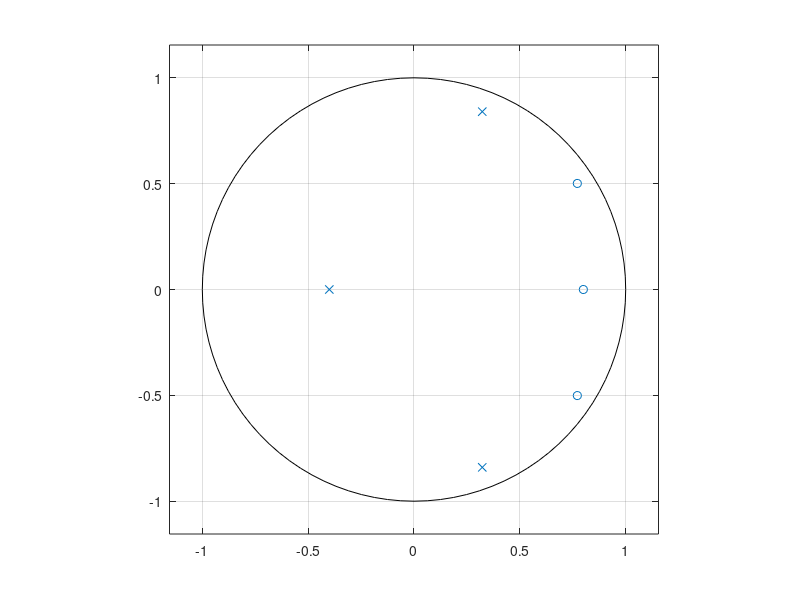

MATLAB code for this plot: (Note: this script raises an error after producing the figure.)
clc

% zero = [z0(indx4) z1(indx5)*(cos(pi*thz(indx6)/180)+1i*sin(pi*thz(indx6)/180)) z1(indx5)*(cos(pi*thz(indx6)/180)-1i*sin(pi*thz(indx6)/180))];
% pole = [p0(indx1) p1(indx2)*(cos(pi*thp(indx3)/180)+1i*sin(pi*thp(indx3)/180)) p1(indx2)*(cos(pi*thp(indx3)/180)-1i*sin(pi*thp(indx3)/180))];

z0 = 0.8
z1 = 0.92
thz = 33

p0=-0.4
p1=0.9
thp=69

zero = [z0 z1*(cos(pi*thz/180)+1i*sin(pi*thz/180)) z1*(cos(pi*thz/180)-1i*sin(pi*thz/180))];
pole = [p0 p1*(cos(pi*thp/180)+1i*sin(pi*thp/180)) p1*(cos(pi*thp/180)-1i*sin(pi*thp/180))];


% [CLF_n,CLF_d]=zp2tf(zero',pole',1)
% 
% sys = tf(CLF_n,CLF_d);
% pzmap(sys)

zplane(zero',pole')

hold on

z0 = 0.99
z1 = 0.99
thz = 36

p0=0.8
p1=0.8
thp=36

zero = [z0 z1*(cos(pi*thz/180)+1i*sin(pi*thz/180)) z1*(cos(pi*thz/180)-1i*sin(pi*thz/180))];
pole = [p0 p1*(cos(pi*thp/180)+1i*sin(pi*thp/180)) p1*(cos(pi*thp/180)-1i*sin(pi*thp/180))];

zplane(zero',pole','b')







DAC_r = 6
ADC_r = 6
K = 11.56
OSR = 5

%Predictor_Coeff(0, 0, 0, 0, 0, 0, K,0,pole,zero)

%[a, b] = CLF_optimizer(DAC_r,ADC_r,K,OSR,z0,z1,thz,p0,p1,thp)
